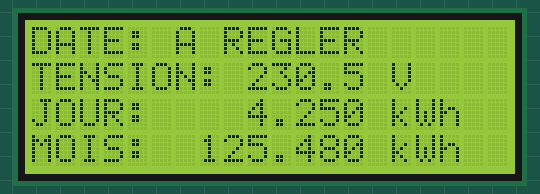
This sketch was run on a simulated Arduino Uno, built with avr-gcc and run on an emulated ATmega328P. Parts: 20×4 character LCD. The local clock reads 2024-03-15 10:24:30 at power-on unless the sketch sets it; what the sketch prints to the serial monitor is not drawn.

Above: at 0.2 s.
At 1.1 s:
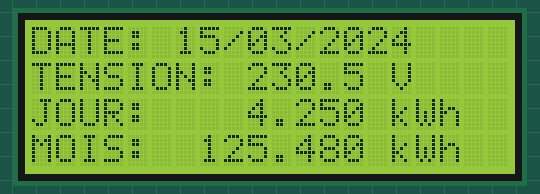

The sketch:

V02_03_rtc_lcd_integres.ino
```cpp
/*
 * M07-V02/3 : DS3231 REELLE + valeurs electriques SIMULEES.
 * Deux appareils sur le meme bus I2C : RTC 0x68 + LCD autodetecte.
 * Aucun PZEM et aucun branchement au secteur.
 *
 * Date non fiable ? afficher A REGLER, jamais une fausse date.
 * Pas de lcd.clear() dans loop : remplace seulement la ligne modifiee.
 * Jour et mois : VALEURS FICTIVES jusqu'au calcul du M08.
 */
#include <Wire.h>
#include <RTClib.h>
#include <hd44780.h>
#include <hd44780ioClass/hd44780_I2Cexp.h>
#include <stdio.h>
#include <string.h>

RTC_DS3231 rtc;
hd44780_I2Cexp lcd;
bool lcdPret = false;
bool rtcFiable = false;
unsigned long dernierRafraichissement = 0;

void ligneComplete(uint8_t rang, const char *contenu) {
  char tampon[21];
  memset(tampon, ' ', 20);
  tampon[20] = '\0';
  for (byte i = 0; i < 20 && contenu[i] != '\0'; ++i) tampon[i] = contenu[i];
  lcd.setCursor(0, rang);
  lcd.print(tampon);
}

void setup() {
  Serial.begin(9600);
  Wire.begin();
  lcdPret = (lcd.begin(20, 4) == 0);
  if (!lcdPret) {
    Serial.println(F("LCD introuvable : tester I2CexpDiag"));
    return;
  }
  lcd.backlight();
  rtcFiable = rtc.begin() && !rtc.lostPower();
  if (!rtcFiable) Serial.println(F("RTC ABSENTE OU HEURE PERDUE : date non fiable"));

  ligneComplete(0, "DATE: A REGLER");
  ligneComplete(1, "TENSION: 230.5 V");
  ligneComplete(2, "JOUR:    4.250 kWh");
  ligneComplete(3, "MOIS:  125.480 kWh");
  Serial.println(F("V / JOUR / MOIS : DONNEES FICTIVES"));
}

void loop() {
  if (!lcdPret || !rtcFiable) return;
  const unsigned long maintenant = millis();
  if (maintenant - dernierRafraichissement < 1000UL) return;
  dernierRafraichissement = maintenant;
  DateTime dt = rtc.now();
  if (!dt.isValid()) {
    rtcFiable = false;
    ligneComplete(0, "DATE: INVALIDE");
    Serial.println(F("RTC: date invalide"));
    return;
  }
  char dateLigne[21];
  snprintf(dateLigne, sizeof(dateLigne), "DATE: %02u/%02u/%04u",
           (unsigned)dt.day(), (unsigned)dt.month(), (unsigned)dt.year());
  ligneComplete(0, dateLigne); // seule la ligne date est mise a jour
}
```
